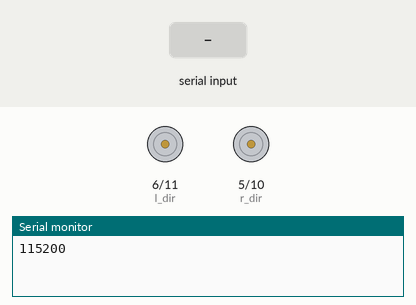
Simulated run of this sketch. Board: Arduino Uno, built with avr-gcc and run on an emulated ATmega328P. On the bench: direction and speed pins drawn as motors (green arrow = direction pin HIGH = forward, orange = LOW = backward, longer = more drive), the last lines printed to the serial monitor. Inputs (shaded band) come from the test bench.

Above: at 1.3 s.
1.4 s: "f" received over the second serial link
At 2.6 s:
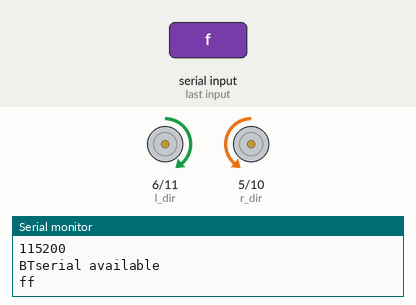
2.9 s: "b" received over the second serial link
At 3.8 s:
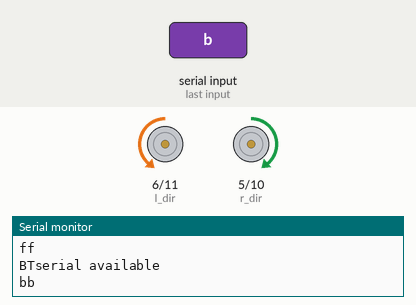
4.4 s: "l" received over the second serial link
At 4.9 s:
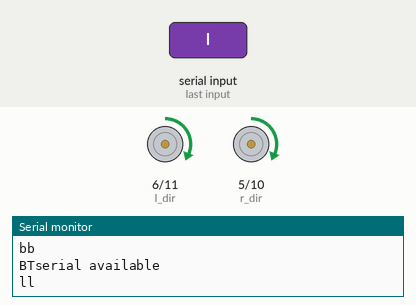
5.9 s: "r" received over the second serial link
At 7.3 s:
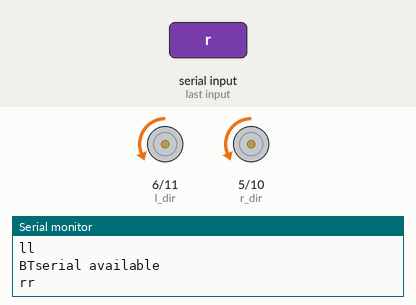
Timing chart, 0 to 8.4 s (numbered marks = the images above; inputs shaded):
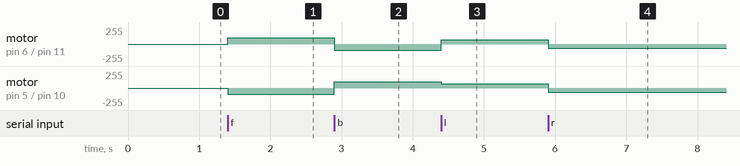

Measured:
- after the input at 1.4 s, motor on pin 6 (l_dir) / pin 11 (l_motor_pwm): stopped → forward 95/255 at once; motor on pin 5 (r_dir) / pin 10 (r_motor_pwm): stopped → backward 95/255 at once
- after the input at 2.9 s, motor on pin 6 (l_dir) / pin 11 (l_motor_pwm): forward 95/255 → backward 95/255 at once; motor on pin 5 (r_dir) / pin 10 (r_motor_pwm): backward 95/255 → forward 95/255 at once
- after the input at 4.4 s, motor on pin 6 (l_dir) / pin 11 (l_motor_pwm): backward 95/255 → forward 65/255 at once; motor on pin 5 (r_dir) / pin 10 (r_motor_pwm): forward 95/255 → forward 65/255 at once
- after the input at 5.9 s, motor on pin 6 (l_dir) / pin 11 (l_motor_pwm), motor on pin 5 (r_dir) / pin 10 (r_motor_pwm): forward 65/255 → backward 65/255 at once

The sketch:

zagpybt.ino
```cpp
int r_motor_pwm = 10;  //PWM control Right Motor -
int l_motor_pwm = 11;  //PWM control Right Motor +

int r_dir = 5;      //PWM control Left Motor +
int l_dir = 6;      //PWM control Left Motor -
char incomingByte;  // for incoming serial data
#include <Wire.h>
#include <SoftwareSerial.h>

//SoftwareSerial BTserial(12, 13);
SoftwareSerial BTserial(13, 12);

void setup() {
  pinMode(r_motor_pwm, OUTPUT);  //Set control pins to be outputs
  pinMode(l_motor_pwm, OUTPUT);
  pinMode(r_dir, OUTPUT);
  pinMode(l_dir, OUTPUT);

  digitalWrite(r_motor_pwm, LOW);  //set both motors off for start-up
  digitalWrite(l_motor_pwm, LOW);
  digitalWrite(r_dir, LOW);
  digitalWrite(l_dir, LOW);
  //Setup usb serial connection to computer
  Serial.begin(115200);
  Serial.println("115200");
  //Setup BTserial serial connection to android
  BTserial.begin(9600);
  delay(100);
  BTserial.println("U,9600,N");
  BTserial.begin(9600);
}

void loop() {


  if (BTserial.available() > 0) {
    // read the incoming byte:
    incomingByte = BTserial.read();
    Serial.println("BTserial available");
    Serial.write(incomingByte);
  }

  switch (incomingByte) {
    case '1':

      Serial.println("wtf\n");
      incomingByte = '*';
      delay(100);
      break;
    case 's':
      digitalWrite(r_motor_pwm, LOW);  //Set motor direction, 1 low, 2 high
      digitalWrite(l_motor_pwm, LOW);
      digitalWrite(r_dir, LOW);
      digitalWrite(l_dir, LOW);
      Serial.println("Received s\n");
      incomingByte = '*';

      break;

    case 'f':
      digitalWrite(r_dir, LOW);  //Set motor direction, 1 low, 2 high
      analogWrite(r_motor_pwm, 95);
      digitalWrite(l_dir, HIGH);
      analogWrite(l_motor_pwm, 95);
      Serial.println("f\n");
      incomingByte = '*';
      break;

    case 'b':
      digitalWrite(r_dir, HIGH);  //Set motor direction, 1 low, 2 high
      analogWrite(r_motor_pwm, 95);
      digitalWrite(l_dir, LOW);
      analogWrite(l_motor_pwm, 95);
      Serial.println("b\n");
      incomingByte = '*';
      break;

    case 'l':
      digitalWrite(r_dir, HIGH);  //Set motor direction, 1 low, 2 high
      analogWrite(r_motor_pwm, 65);
      digitalWrite(l_dir, HIGH);
      analogWrite(l_motor_pwm, 65);
      Serial.println("l\n");
      incomingByte = '*';
      break;


    case 'r':
      digitalWrite(r_dir, LOW);  //Set motor direction, 1 low, 2 high
      analogWrite(r_motor_pwm, 65);
      digitalWrite(l_dir, LOW);
      analogWrite(l_motor_pwm, 65);
      Serial.println("r\n");
      incomingByte = '*';
      break;


      delay(500);
  }
}
```
